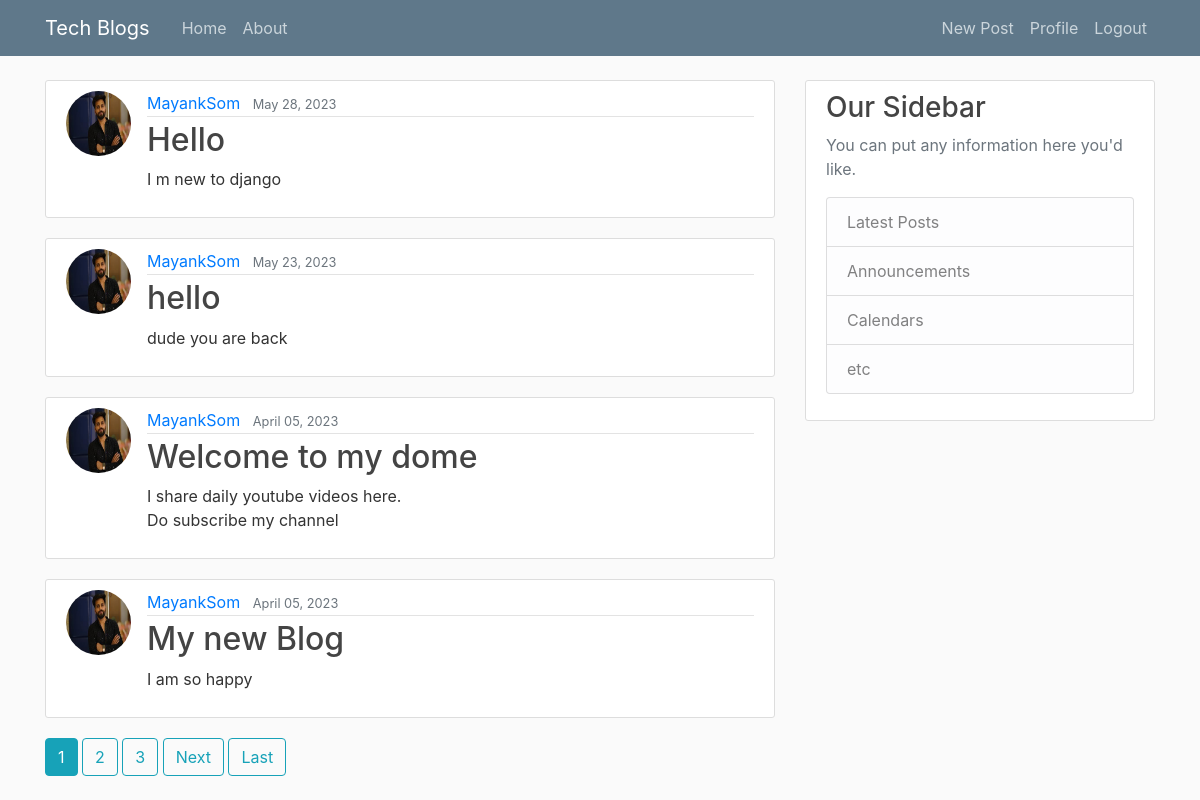
The app's page / (signed in) with its own data.
### blog/models.py (models this page shows, shortened)
class Post(models.Model):
     title       = models.CharField(max_length=100)
     content     = models.TextField()
     date_posted = models.DateTimeField(default=timezone.now)
     author      = models.ForeignKey(User, on_delete = models.CASCADE)

### users/models.py (models this page shows, shortened)
class Profile(models.Model):
    user = models.OneToOneField(User, on_delete =models.CASCADE)
    image = models.ImageField(default='default.jpg', upload_to='profile_pics')

### blog/views.py (the view)
# urls.py: path('', PostListView.as_view(), name='blog-home'),
class PostListView(ListView):
    model = Post
    template_name = 'blog/home.html'
    context_object_name = 'posts'
    ordering = ['-date_posted']
    paginate_by = 4

### blog/templates/blog/home.html (shortened to what this page needs)
{% extends "blog/base.html" %}
{% block content %}
    {% for post in posts %}
       <article class="media content-section">
        <img class ="rounded-circle article-img" src="{{ post.author.profile.image.url }}">
        <div class="media-body">
            <div class="article-metadata">
            <a class="mr-2" href="{% url 'user-posts' post.author.username %}">{{ post.author }}</a>
            <small class="text-muted">{{ post.date_posted | date:"F d, Y" }}</small>
            </div>
            <h2><a class="article-title" href="{% url 'post-detail' post.id %}">{{ post.title }}</a></h2>
            <p class="article-content">{{ post.content }}</p>
        </div>
      </article>
    {% endfor %}
    {% if is_paginated %}
        {% for num in page_obj.paginator.page_range %}
          {% if page_obj.number == num %}
            <a class= "btn btn-info mb-4" href="?page={{ num }}">{{ num }}</a>
          {% elif num > page_obj.number|add:'-3' and num < page_obj.number|add:'3' %}
            <a class= "btn btn-outline-info mb-4" href="?page={{ num }}">{{ num }}</a>
          {% endif %}
        {% endfor %}
        {% if page_obj.has_next%}
            <a class= "btn btn-outline-info mb-4" href="?page={{ page_obj.next_page_number }}">Next</a>
            <a class= "btn btn-outline-info mb-4" href="?page={{ page_obj.paginator.num_pages }}">Last</a>
        {% endif %}
    {% endif %}
{% endblock content %}

### blog/static/blog/main.css (style rules this page uses)
body { background: #fafafa; color: #333333; margin-top: 5rem; }
h1, h2, h3, h4, h5, h6 { color: #444444; }
.content-section { background: #ffffff; padding: 10px 20px; border: 1px solid #dddddd; border-radius: 3px; margin-bottom: 20px; }
.article-title { color: #444444; }
.article-content { white-space: pre-line; }
.article-img { height: 65px; width: 65px; margin-right: 16px; }
.article-metadata { padding-bottom: 1px; margin-bottom: 4px; border-bottom: 1px solid #e3e3e3 }

### records on screen
Post: author.profile.image (picture), author "MayankSom", date_posted "May 28, 2023", title "Hello", content "I m new to django"
Post: author.profile.image (picture), author "MayankSom", date_posted "May 23, 2023", title "hello", content "dude you are back"
Post: author.profile.image (picture), author "MayankSom", date_posted "April 05, 2023", title "Welcome to my dome", content "I share daily youtube videos here. Do subscribe my channel"
Post: author.profile.image (picture), author "MayankSom", date_posted "April 05, 2023", title "My new Blog", content "I am so happy"

### other values on screen
{{ num }} "1"
{{ num }} "2" "3"
